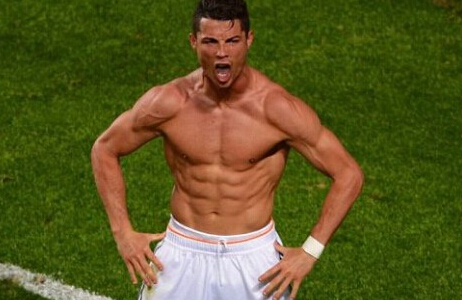
#> input picture c2.jpg, 462 x 300 px
$ python fft.py   (Python 2 division)
#> lines starting #> are read from the running program, lines starting #| are printed output that depends on the picture
#!/bin/lib/python

import cv2
import numpy as np
from matplotlib import pyplot as plt

img = cv2.imread('c2.jpg',0)
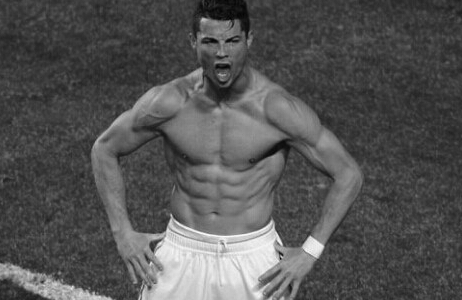
#> img: shape (300, 462); min 3, max 253, mean 83.7
f = np.fft.fft2(img)
fshift = np.fft.fftshift(f)

# [7 lines of commented-out code are left out]

rows, cols = img.shape
#> rows = 300; cols = 462
crow,ccol = rows/2 , cols/2
#> crow = 150; ccol = 231
fshift[crow-30:crow+30, ccol-30:ccol+30] = 0
f_ishift = np.fft.ifftshift(fshift)
img_back = np.fft.ifft2(f_ishift)

img_back = np.abs(img_back)
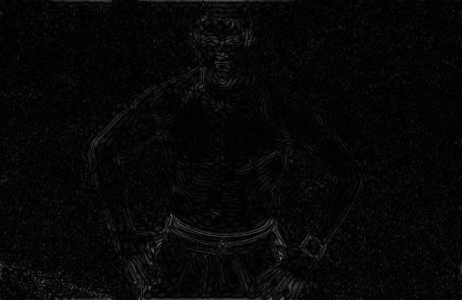
#> img_back: shape (300, 462) float64; min 0.00518, max 140.7, mean 7.1
plt.subplot(131),plt.imshow(img, cmap = 'gray')
plt.title('Input Image'), plt.xticks([]), plt.yticks([])
plt.subplot(132),plt.imshow(img_back, cmap = 'gray')
plt.title('Image after HPF'), plt.xticks([]), plt.yticks([])
plt.subplot(133),plt.imshow(img_back)
plt.title('Result in JET'), plt.xticks([]), plt.yticks([])
plt.show()
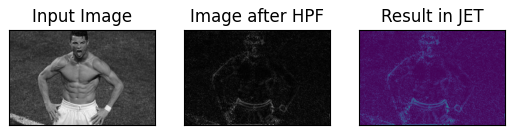
#> figure drawn by matplotlib, 3 panels

$ run again, with c3.jpg copied over c2.jpg
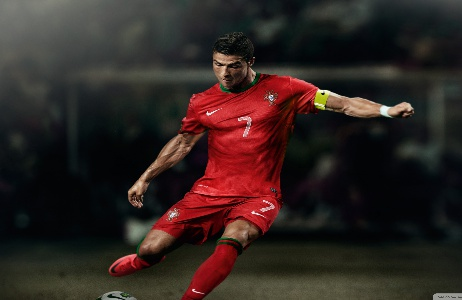
#> input picture c3.jpg, 462 x 300 px
#> `img_back = np.abs(img_back)`:
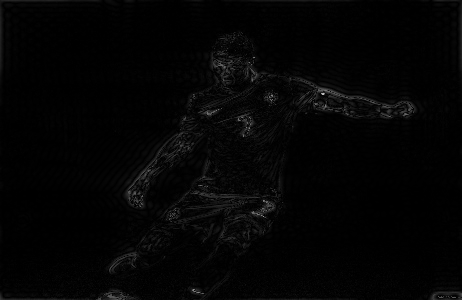
#> img_back: shape (300, 462) float64; min 0.00204, max 192, mean 4.6
#> `plt.show()`:
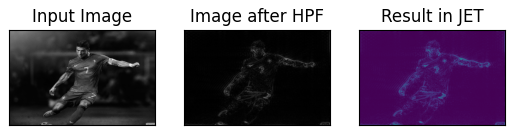
#> figure drawn by matplotlib, 3 panels

$ run again, with c4.jpg copied over c2.jpg
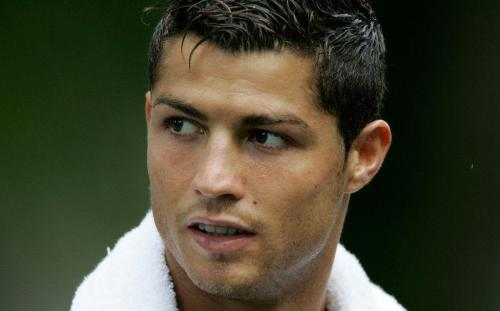
#> input picture c4.jpg, 500 x 311 px
#> `img_back = np.abs(img_back)`:
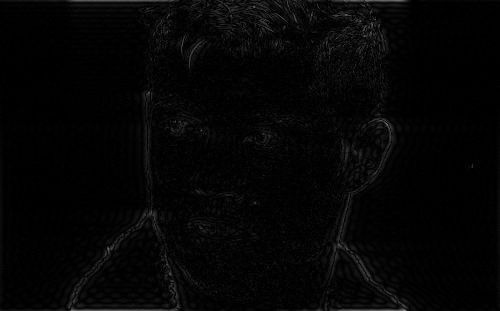
#> img_back: shape (311, 500) float64; min 0.00635, max 129.7, mean 5.4
#> `plt.show()`:
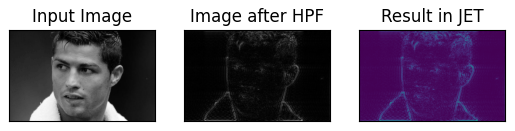
#> figure drawn by matplotlib, 3 panels
